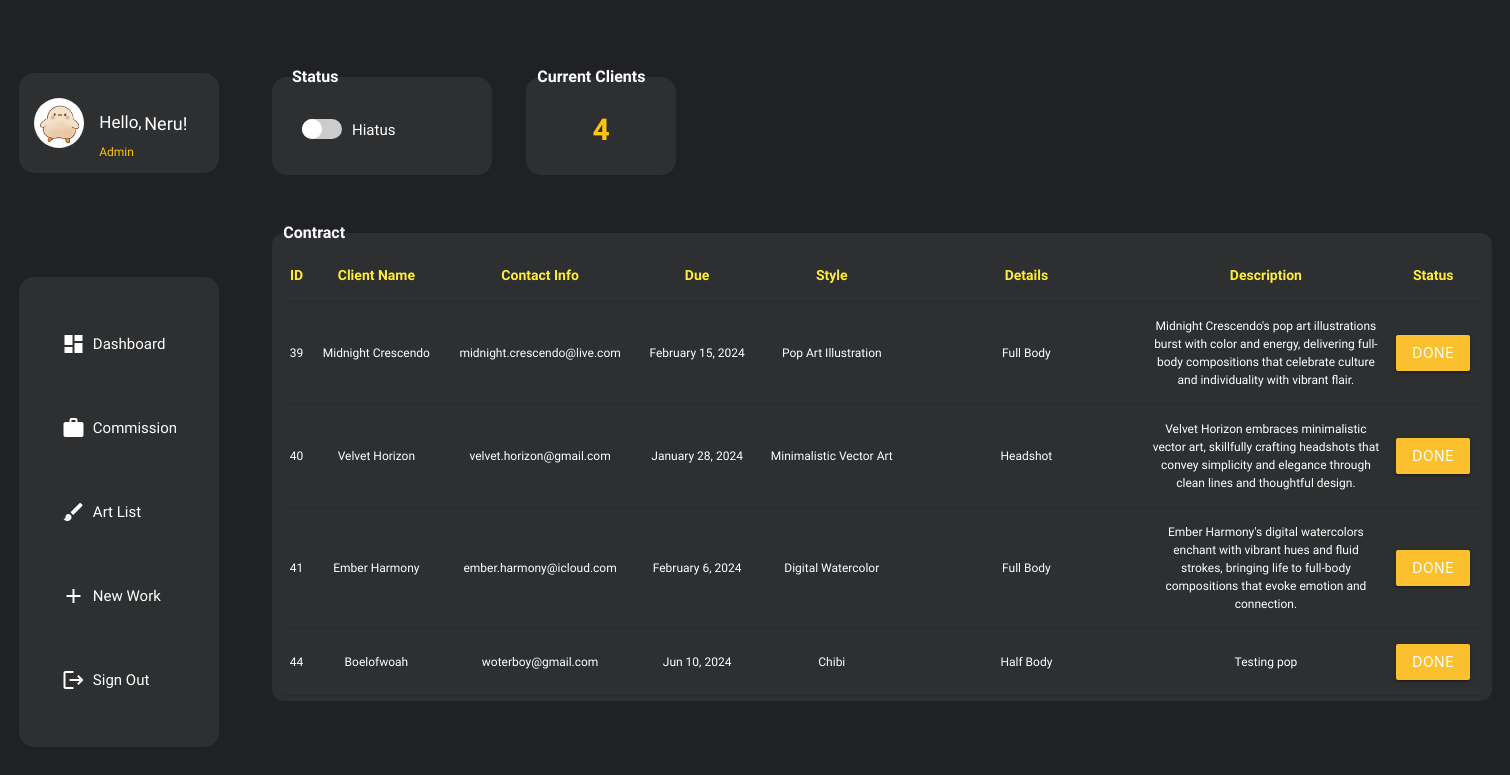
Before: /Admin/index.php (signed in) with the older database file.
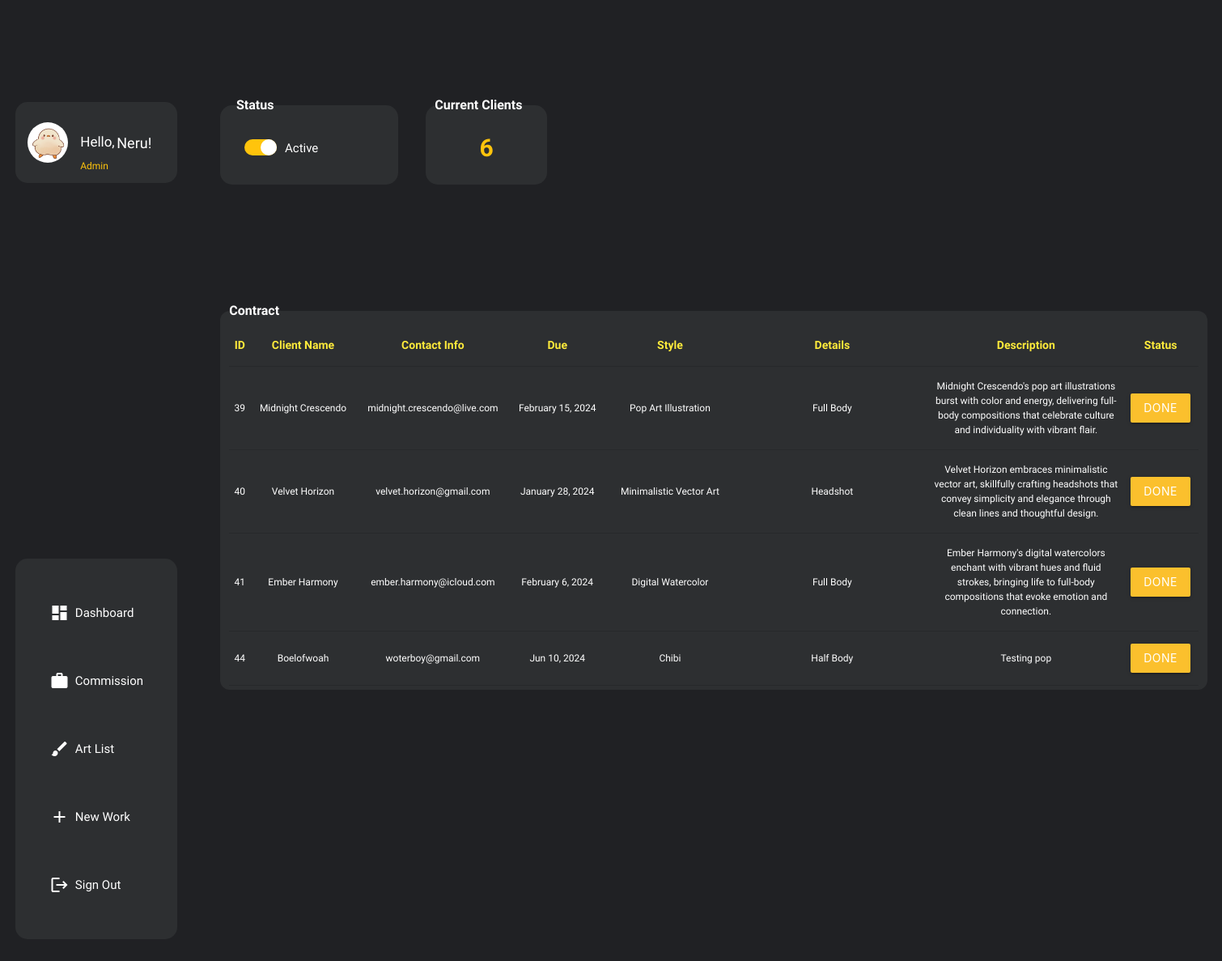
After: the same page with the newer database file.
### tables this page shows
CREATE TABLE `users` (
  `email` varchar(70) NOT NULL,
  `username` varchar(10) NOT NULL,
  `password` varchar(14) NOT NULL,
  `status` text NOT NULL
);

CREATE TABLE `contract` (
  `id` int(255) NOT NULL,
  `client_name` varchar(255) NOT NULL,
  `contact_info` varchar(255) NOT NULL,
  `due` text NOT NULL,
  `style` varchar(100) NOT NULL,
  `client_details` text NOT NULL,
  `client_description` text NOT NULL
);

### Admin/index.php (the view, shortened to what the changed rows need)
<?php
include ('assets/config/db.php');
$email = 'neru@gmail.com';
$statusQuery = "SELECT status FROM users WHERE email = ?";
$statusStmt = $con->prepare($statusQuery);
$statusStmt->bind_param('s', $email);
$statusStmt->execute();
$statusStmt->bind_result($userStatus);
$sql = 'SELECT id, client_name, contact_info, due, style, client_details, client_description FROM contract';
$result = mysqli_query($con, $sql);
?>
<!DOCTYPE html>
<html lang="en">
<head>
    <link rel="stylesheet" href="assets\css\dashboard.css">
    <link rel="stylesheet" href="assets\css\materialize.min.css">
</head>
<body>
    <div class="main-wrapper">
        <?php
        include "admin-nav.php";
        ?>
        <article class="wrapper-dashboard">
            <div class="dashboard">
                <div class="status-wrapper">
                    <fieldset class="status-box">
                        <legend class="legend">Status</legend>
                        <div class="toggle-button">
                            <form method="post" action="">
                                <label for="checkValue" class="slider"></label>
                            </form>
                        </div>
                        <p id="status"><?php echo ucfirst($userStatus); ?></p>
                    </fieldset>
                </div>
<div class="current-client-wrapper">
                    <fieldset class="current-client-box">
                        <legend class="legend">Current Clients</legend>
                                <?php
                                    include ('assets/config/db.php');
                                    $clientquery = "SELECT * FROM contract";
                                    $totalclient = mysqli_query($con, $clientquery);
                                    if($totalresult = mysqli_num_rows($totalclient))
                                    {
                                        echo "<p id='client-count'>".$totalresult."</p> ";
                                    }
                                    else
                                    {
                                        echo "<p id='client-count'>0</p>";
                                    }
                                ?>
                    </fieldset>
                </div>
                <div class="contract-wrapper">
                    <fieldset class="contract-box">
                        <table class="centered responsive">
                            <thead>
                                <tr>
                                    <th class=" yellow-text">ID</th>
                                    <th class=" yellow-text">Client Name</th>
                                    <th class=" yellow-text">Contact Info</th>
                                    <th class=" yellow-text">Due</th>
                                    <th class=" yellow-text">Style</th>
                                    <th class=" yellow-text">Details</th>
                                    <th class=" yellow-text">Description</th>
                                    <th class=" yellow-text">Status</th>
                                </tr>
                            </thead>
                            <tbody>
                            <?php
                            if($result ->num_rows > 0)
                            {
                                $rows = mysqli_fetch_all($result, MYSQLI_ASSOC);
                                foreach($rows as $row)
                                {
                                    echo    "
                                              <tr>
                                              <td>$row[id]</td>
                                              <td>" . htmlspecialchars($row['client_name']) . "</td>
                                              <td>" . htmlspecialchars($row['contact_info']) . "</td>
                                              <td>" . htmlspecialchars($row['due']) . "</td>
                                              <td>" . htmlspecialchars($row['style']) . "</td>
                                              <td>" . htmlspecialchars($row['client_details']) . "</td>
                                              <td>" . htmlspecialchars($row['client_description']) . "</td>
                                              <td>
                                                <form action='' method='GET'>
                                                    <input type='hidden' name='id' value='{$row['id']}'>
                                                    <button type='submit' class='waves-effect waves-light btn yellow darken-2'>Done</button>
                                                </form>
                                              </td>
                                             </tr>
                                           ";
                                }
                            }
                            ?>
                            </tbody>
                        </table>
                    </fieldset>
                </div>
            </div>
        </article>
    </div>
</body>
</html>

Changed rows visible on the page:
changed users: status "Hiatus" → "Active"
Other visible differences:
$totalresult: "4" → "6"
